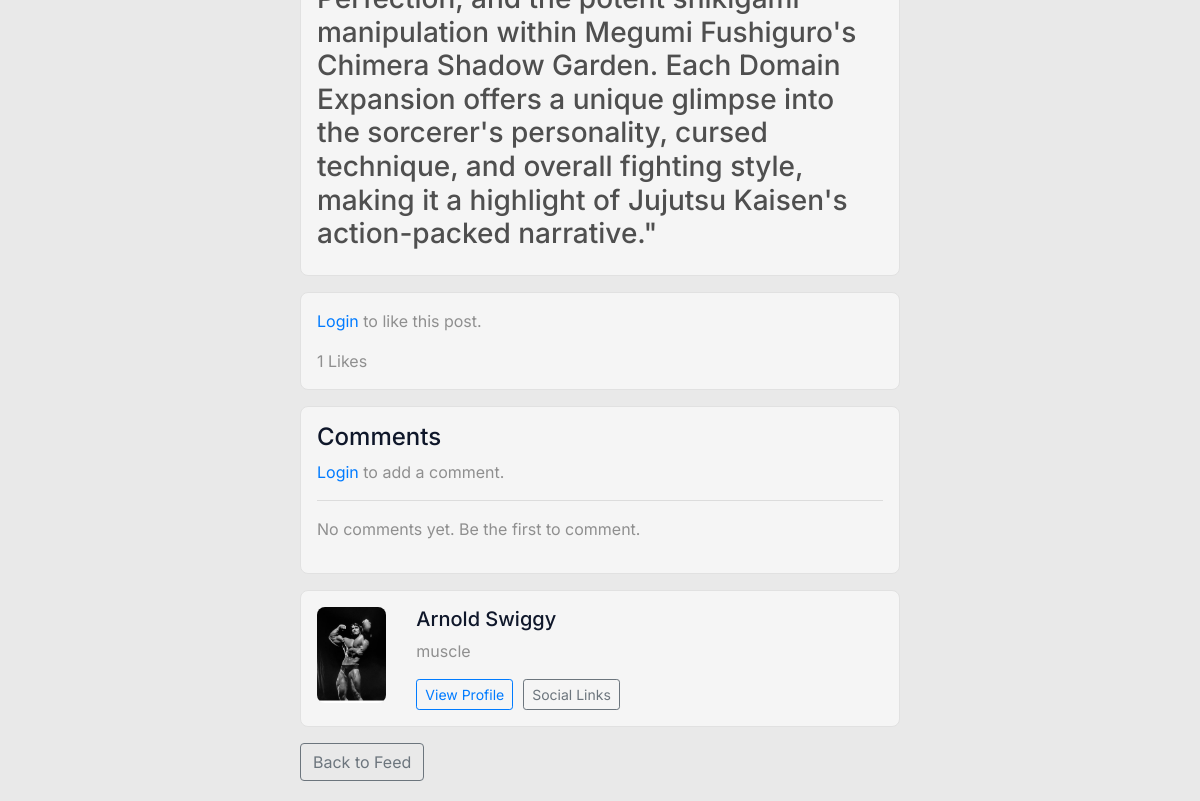
The page /home/post/58 (lower part) on the database as committed earlier.
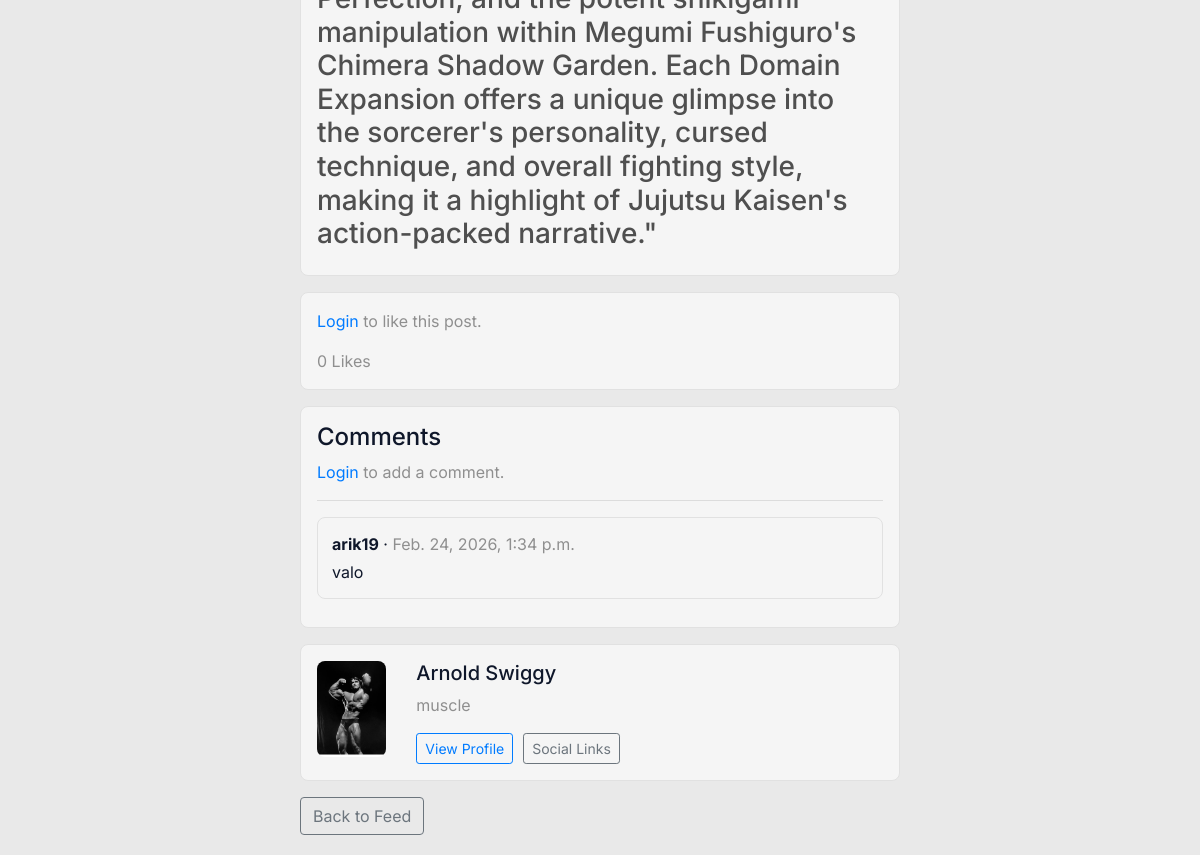
The same page on the database as committed later.
### Ani_blog/models.py (models this page shows, shortened)
class Comment(models.Model):
    post = models.ForeignKey(Post, related_name='comments', on_delete=models.CASCADE)
    author = models.ForeignKey(User, on_delete=models.CASCADE)
    body = models.TextField()
    created_on = models.DateTimeField(auto_now_add=True)
    class Meta:
        ordering = ['-created_on']

### Ani_blog/views.py (the view)
# urls.py: path('post/<int:pk>', postDetailview.as_view(), name="post_details"),
class postDetailview(DetailView):
    model=Post
    template_name='post.details.html'
    def get_context_data(self, *args, **kwargs):
        cat_menu = Category.objects.all()
        context = super(postDetailview, self).get_context_data(*args, **kwargs)
        stuff= get_object_or_404(Post, id=self.kwargs['pk'])
        total_likes = stuff.total_likes()
        liked = False
        if stuff.likes.filter(id=self.request.user.id).exists(): #Similar to LikeView method
            liked = True
        context["cat_menu"] = cat_menu
        context["total_likes"] = total_likes  # Basically the variables inside are passed through context
        context["liked"] = liked              # Now we can use this liked variable on our actual html page
        context["comments"] = stuff.comments.select_related('author').all()
        context["comment_form"] = CommentForm()
        return context

### Ani_blog/models.py (called while the page is built)
    def total_likes(self):
        return self.likes.count()

### members/context_processors.py (called while the page is built, shortened)
def chat_sidebar_context(request):
    if not request.user.is_authenticated:
        return {
            'chat_friends': [],
            'active_chat_user': None,
        }

### Ani_blog/templates/post.details.html (shortened to what this page needs)
{% extends 'base.html' %}
{% load static %}
{% block content %}
<section class="page-shell">
    <article class="panel-card">
        <div class="post-body">{{ post.body|safe }}</div>
    </article>
    <div class="panel-card">
        <form action="{% url 'like_post' post.pk %}" method="POST">
            {% if user.is_authenticated %}
                {% if liked %}
                    <button type="submit" name="post_id" value="{{ post.id }}" class="btn btn-outline-danger">
                        <i class="bi bi-heart-fill"></i> Unlike
                    </button>
                {% else %}
                    <button type="submit" name="post_id" value="{{ post.id }}" class="btn btn-outline-primary">
                        <i class="bi bi-heart"></i> Like
                    </button>
                {% endif %}
            {% else %}
                <p class="muted-note"><a href="{% url 'login'%}">Login</a> to like this post.</p>
            {% endif %}
            <span class="muted-note">{{ total_likes }} Likes</span>
        </form>
    </div>
    <div class="panel-card">
        <h4>Comments</h4>
        {% if user.is_authenticated %}
            <form action="{% url 'add_comment' post.pk %}" method="POST" class="app-form">
                {% csrf_token %}
                {{ comment_form.as_p }}
                <div class="app-actions">
                    <button type="submit" class="btn btn-primary btn-sm">Add Comment</button>
                </div>
            </form>
        {% else %}
            <p class="muted-note"><a href="{% url 'login' %}">Login</a> to add a comment.</p>
        {% endif %}
        <hr>
        {% for comment in comments %}
            <div class="list-item-card">
                <p class="mb-1"><strong>{{ comment.author.username }}</strong> · <span class="muted-note">{{ comment.created_on }}</span></p>
                <p class="mb-0">{{ comment.body }}</p>
            </div>
        {% empty %}
            <p class="muted-note">No comments yet. Be the first to comment.</p>
        {% endfor %}
    </div>
    {% if post.author.profile %}
        <div class="panel-card">
            <div class="row g-0">
                <div class="col-md-2">
                    {% if post.author.profile.profile_pic %}
                        <img src="{{ post.author.profile.profile_pic.url }}" class="profile-image" alt="Profile Picture">
                    {% endif %}
                </div>
                <div class="col-md-10">
                    <h5>{{ post.author.first_name }} {{ post.author.last_name }}</h5>
                    <p class="muted-note">{{ post.author.profile.bio }}</p>
                    <div class="app-actions">
                        <a href="{% url 'show_profile_page' post.author.profile.id %}" class="btn btn-sm btn-outline-primary">View Profile</a>
                        {% if post.author.profile.fb_url %}
                            <a href="{{ post.author.profile.fb_url }}" class="btn btn-sm btn-outline-secondary">Social Links</a>
                        {% endif %}
                    </div>
                </div>
            </div>
        </div>
    {% endif %}
    <div class="app-actions">
        <a href="{% url 'Home' %}" class="btn btn-outline-secondary">Back to Feed</a>
    </div>
</section>
{% endblock %}

Rows that differ between the two databases and show on the page:
added Comment: author.username "arik19", created_on "Feb. 24, 2026, 1:34 p.m.", body "valo"
Other text that changed with them:
{{ total_likes }}: "1" → "0"
text no longer shown: "No comments yet. Be the first to comment."
